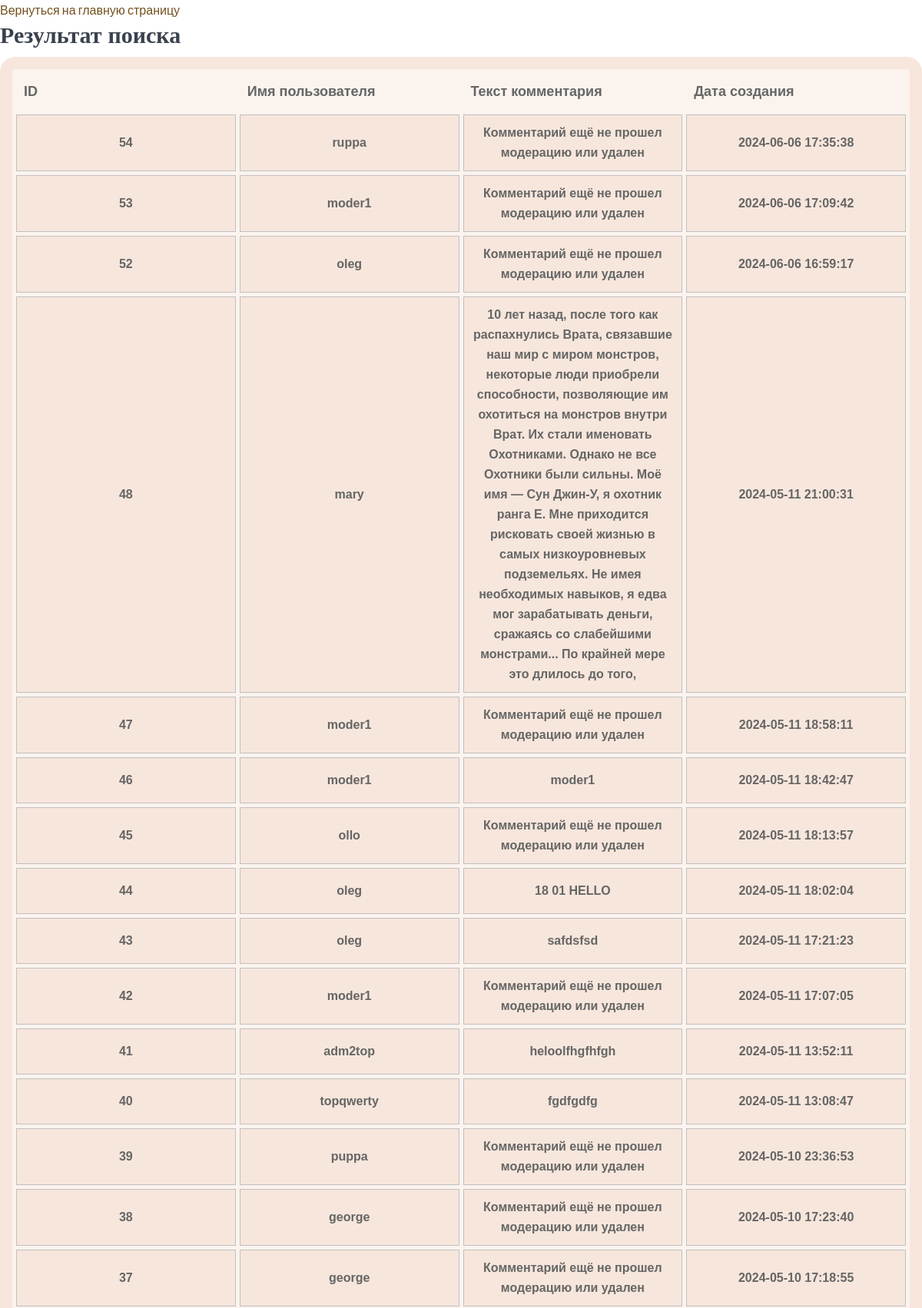
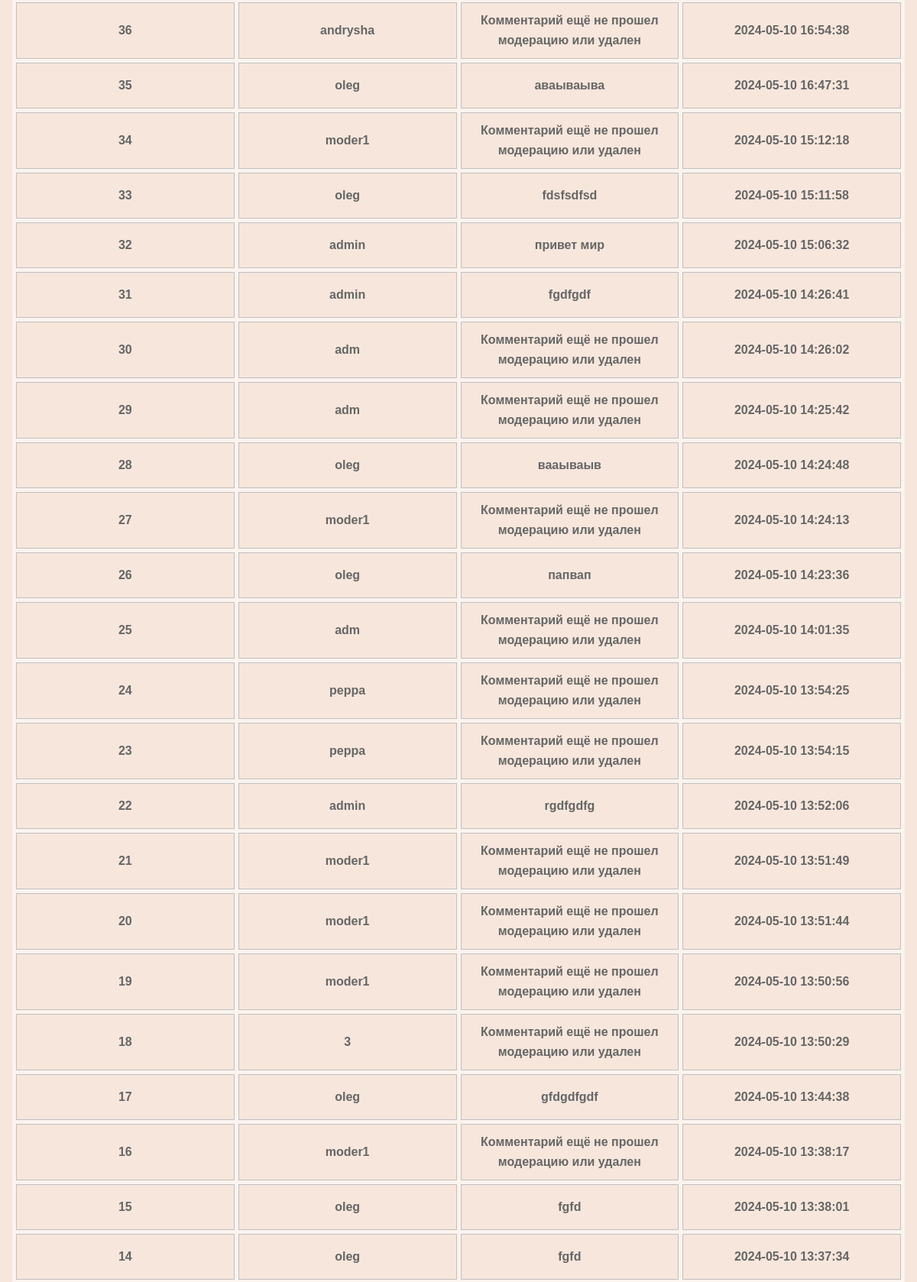
The page /php/moders_actions/info_comments_all.php (upper part) on the database its author committed (2 pictures, top to bottom).
### tables this page shows
CREATE TABLE `comments2` (
  `id` int NOT NULL,
  `username` varchar(30) NOT NULL,
  `comment_text` text NOT NULL,
  `comment_activated` int NOT NULL DEFAULT '0',
  `create_at` datetime DEFAULT CURRENT_TIMESTAMP,
  `users_id` int DEFAULT NULL
);

### src/php/includes/admin_actions.inc.php (called while the page is built, shortened)
<?php
function Get_comments_info(object $pdo)
{
    $query = "SELECT * FROM `comments2` ORDER BY create_at DESC;";
    $stmt = $pdo->prepare($query);
    $stmt->execute();
    $result = $stmt->fetchAll(pdo::FETCH_ASSOC);
    return $result;
}

### src/php/moders_actions/info_comments_all.php (the view, shortened to what this page needs)
<!DOCTYPE html>
<html lang="en">
<head>
  <link rel="stylesheet" href="/vendors/bootstrap/bootstrap.min.css">
  <link rel="stylesheet" href="/vendors/fontawesome/css/all.min.css">
  <link rel="stylesheet" href="/vendors/themify-icons/themify-icons.css">
  <link rel="stylesheet" href="/vendors/linericon/style.css">
  <link rel="stylesheet" href="/vendors/owl-carousel/owl.theme.default.min.css">
  <link rel="stylesheet" href="/vendors/owl-carousel/owl.carousel.min.css">
  <link rel="stylesheet" href="/css/css_site/style.css">
</head>
<?php
require __DIR__.'/../includes/admin_actions.inc.php';
            $result = Get_comments_info($pdo);
?>
<a href="../moder_page.php">Вернуться на главную страницу</a>
 <h2>Результат поиска</h2>
<table>
         <th>ID</th>
         <th>Имя пользователя</th>
         <th>Текст комментария</th>
         <th>Дата создания</th>
 <?php
if (empty($result)) {
   echo "NOT result";
}
else {
    foreach ($result as $row) {
        echo "<tr>";
            echo "<td>" . htmlspecialchars($row["id"]) . "</td>";
            echo "<td>" . htmlspecialchars($row["username"]) . "</td>";
            if($row["comment_activated"]==1)
            {
                echo "<td>" . htmlspecialchars($row["comment_text"]) . "</td>";
            }else {
                echo "<td>" . "Комментарий ещё не прошел модерацию или удален" . "</td>";
            }
            echo "<td>" . htmlspecialchars($row["create_at"]). "</td>";
        echo "</tr>";
    }
}

### src/css/css_site/style.css (style rules this page uses)
h1, h2, h3, h4, h5, h6 { font-family: "Lora", serif; color: #3a414e; line-height: 1.333 }
h2, .h2 { font-size: 18px; font-weight: 700 }
a { display: inline-block }
table { font-family: "Lucida Sans Unicode", "Lucida Grande", Sans-Serif; text-align: left; border-collapse: separate; border-spacing: 5px; background: rgba(243, 219, 204, 0.337); color: #656665; border: 16px solid rgba(243, 219, 204, 0.535); border-radius: 20px; }
th { font-size: 18px; padding: 10px; font-weight: bold; }
td { background: rgba(243, 219, 204, 0.535); padding: 10px; font-weight: bold; }
h2 { font-size: 30px; }
a { color: #ff9907; }

### src/php/moders_actions/info_comments_all.php (style rules this page uses)
td { height:60px; border: solid 1px silver; text-align:center; }
th { width: 20%; }

### rows shown on the page
comments2: id "54", username "ruppa", shows "Комментарий ещё не прошел модерацию или удален", create_at "2024-06-06 17:35:38"
comments2: id "53", username "moder1", shows "Комментарий ещё не прошел модерацию или удален", create_at "2024-06-06 17:09:42"
comments2: id "52", username "oleg", shows "Комментарий ещё не прошел модерацию или удален", create_at "2024-06-06 16:59:17"
comments2: id "48", username "mary", comment_text "10 лет назад, после того как распахнулись Врата, связавшие наш мир с миром монстров, некоторые люди приобрели способности, позволяющие им охотиться на монстров внутри Врат. Их стали именовать Охотниками. Однако не все Охотники были сильны. Моё имя — Сун Джин-У, я охотник ранга Е. Мне приходится рисковать своей жизнью в самых низкоуровневых подземельях. Не имея необходимых навыков, я едва мог зарабатывать деньги, сражаясь со слабейшими монстрами... По крайней мере это длилось до того,", create_at "2024-05-11 21:00:31"
comments2: id "47", username "moder1", shows "Комментарий ещё не прошел модерацию или удален", create_at "2024-05-11 18:58:11"
comments2: id "46", username "moder1", comment_text "moder1", create_at "2024-05-11 18:42:47"
comments2: id "45", username "ollo", shows "Комментарий ещё не прошел модерацию или удален", create_at "2024-05-11 18:13:57"
comments2: id "44", username "oleg", comment_text "18 01 HELLO", create_at "2024-05-11 18:02:04"
comments2: id "43", username "oleg", comment_text "safdsfsd", create_at "2024-05-11 17:21:23"
comments2: id "42", username "moder1", shows "Комментарий ещё не прошел модерацию или удален", create_at "2024-05-11 17:07:05"
comments2: id "41", username "adm2top", comment_text "heloolfhgfhfgh", create_at "2024-05-11 13:52:11"
comments2: id "40", username "topqwerty", comment_text "fgdfgdfg", create_at "2024-05-11 13:08:47"
comments2: id "39", username "puppa", shows "Комментарий ещё не прошел модерацию или удален", create_at "2024-05-10 23:36:53"
comments2: id "38", username "george", shows "Комментарий ещё не прошел модерацию или удален", create_at "2024-05-10 17:23:40"
comments2: id "37", username "george", shows "Комментарий ещё не прошел модерацию или удален", create_at "2024-05-10 17:18:55"
comments2: id "36", username "andrysha", shows "Комментарий ещё не прошел модерацию или удален", create_at "2024-05-10 16:54:38"
comments2: id "35", username "oleg", comment_text "аваываыва", create_at "2024-05-10 16:47:31"
comments2: id "34", username "moder1", shows "Комментарий ещё не прошел модерацию или удален", create_at "2024-05-10 15:12:18"
comments2: id "33", username "oleg", comment_text "fdsfsdfsd", create_at "2024-05-10 15:11:58"
comments2: id "32", username "admin", comment_text "привет мир", create_at "2024-05-10 15:06:32"
comments2: id "31", username "admin", comment_text "fgdfgdf", create_at "2024-05-10 14:26:41"
comments2: id "30", username "adm", shows "Комментарий ещё не прошел модерацию или удален", create_at "2024-05-10 14:26:02"
comments2: id "29", username "adm", shows "Комментарий ещё не прошел модерацию или удален", create_at "2024-05-10 14:25:42"
comments2: id "28", username "oleg", comment_text "вааываыв", create_at "2024-05-10 14:24:48"
comments2: id "27", username "moder1", shows "Комментарий ещё не прошел модерацию или удален", create_at "2024-05-10 14:24:13"
comments2: id "26", username "oleg", comment_text "папвап", create_at "2024-05-10 14:23:36"
comments2: id "25", username "adm", shows "Комментарий ещё не прошел модерацию или удален", create_at "2024-05-10 14:01:35"
comments2: id "24", username "peppa", shows "Комментарий ещё не прошел модерацию или удален", create_at "2024-05-10 13:54:25"
comments2: id "23", username "peppa", shows "Комментарий ещё не прошел модерацию или удален", create_at "2024-05-10 13:54:15"
comments2: id "22", username "admin", comment_text "rgdfgdfg", create_at "2024-05-10 13:52:06"
comments2: id "21", username "moder1", shows "Комментарий ещё не прошел модерацию или удален", create_at "2024-05-10 13:51:49"
comments2: id "20", username "moder1", shows "Комментарий ещё не прошел модерацию или удален", create_at "2024-05-10 13:51:44"
comments2: id "19", username "moder1", shows "Комментарий ещё не прошел модерацию или удален", create_at "2024-05-10 13:50:56"
comments2: id "18", username "3", shows "Комментарий ещё не прошел модерацию или удален", create_at "2024-05-10 13:50:29"
comments2: id "17", username "oleg", comment_text "gfdgdfgdf", create_at "2024-05-10 13:44:38"
comments2: id "16", username "moder1", shows "Комментарий ещё не прошел модерацию или удален", create_at "2024-05-10 13:38:17"
comments2: id "15", username "oleg", comment_text "fgfd", create_at "2024-05-10 13:38:01"
comments2: id "14", username "oleg", comment_text "fgfd", create_at "2024-05-10 13:37:34"
